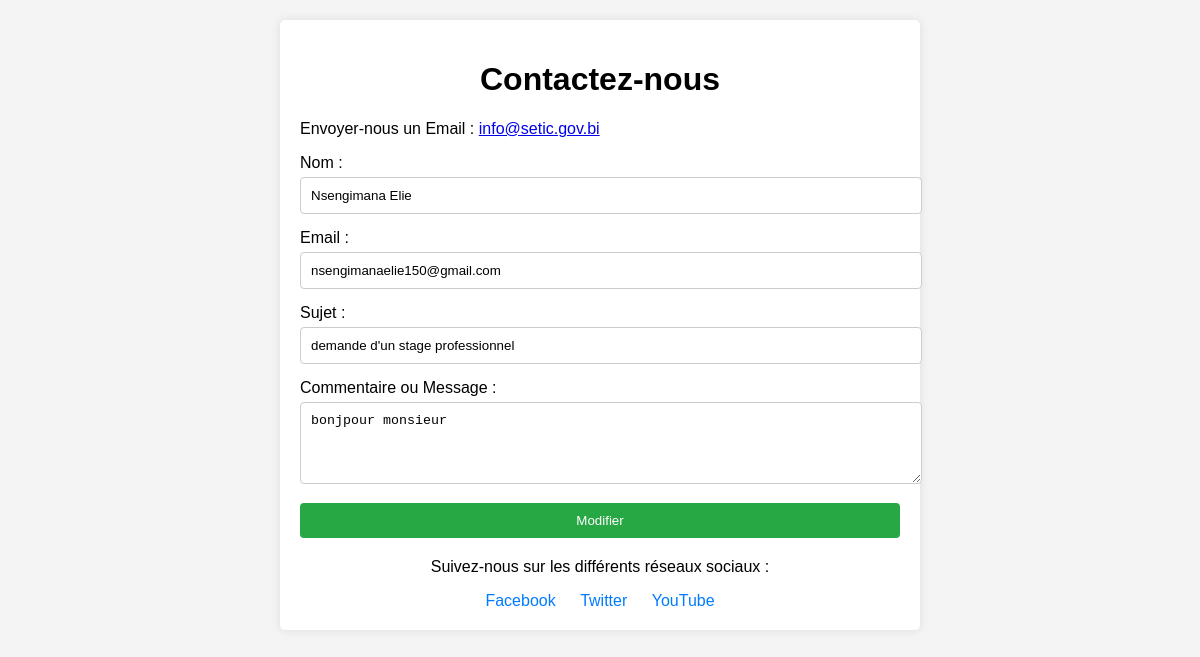
Page /modifie_contact.php?mod=2 on the committed database.
### tables this page shows
CREATE TABLE `contacts` (
  `id_contact` int(11) NOT NULL,
  `name` varchar(255) NOT NULL,
  `email` varchar(255) NOT NULL,
  `subject` varchar(255) DEFAULT NULL,
  `message` text NOT NULL,
  `created_at` timestamp NOT NULL DEFAULT current_timestamp()
);

### modifie_contact.php (the view, shortened to what this page needs)
<?php
include "connexion.php";
$moddesti = null;
if (isset($_GET['mod'])) {
    $modifie = intval($_GET['mod']);
    $modification = $conn->prepare("SELECT * FROM contacts WHERE id_contact = :id_contact");
    $modification->bindParam(':id_contact', $modifie, PDO::PARAM_INT);
    $modification->execute();
    $moddesti = $modification->fetch(PDO::FETCH_ASSOC);
} else {
    echo "<script>alert('Aucune ID de contact spécifiée.');</script>";
}
?>
<!DOCTYPE html>
<html lang="fr">
<head>
</head>
<body>
<div class="container">
    <h1>Contactez-nous</h1>
    <p>Envoyer-nous un Email : <a href="mailto:info@setic.gov.bi">info@setic.gov.bi</a></p>
    <form method="POST" action="">
        <div class="form-group">
            <label for="name">Nom :</label>
            <input type="text" id="name" name="name" value="<?php echo htmlspecialchars($moddesti['name']); ?>" required>
        </div>
        <div class="form-group">
            <label for="email">Email :</label>
            <input type="email" id="email" name="email" value="<?php echo htmlspecialchars($moddesti['email']); ?>" required>
        </div>
        <div class="form-group">
            <label for="subject">Sujet :</label>
            <input type="text" id="subject" name="subject" value="<?php echo htmlspecialchars($moddesti['subject']); ?>">
        </div>
        <div class="form-group">
            <label for="message">Commentaire ou Message :</label>
            <textarea id="message" name="message" rows="4" required><?php echo htmlspecialchars($moddesti['message']); ?></textarea>
        </div>
        <button type="submit" name="Modifier">Modifier</button>
    </form>
    <div class="social-media">
        <p>Suivez-nous sur les différents réseaux sociaux :</p>
        <a href="https://www.facebook.com/profile.php?id=100067322347665">Facebook</a>
        <a href="https://x.com/seticburundi?t=99Cyw7Wc-d1OEHl95grdOw&s=09">Twitter</a>
        <a href="https://youtube.com/@seticburundi_officiel?si=KK-c21V8AxJqTQ6w">YouTube</a>
    </div>
</div>
</body>
</html>

### modifie_contact.php (style rules this page uses)
body { font-family: Arial, sans-serif; background-color: #f4f4f4; margin: 0; padding: 20px; }
.container { max-width: 600px; margin: auto; background: white; padding: 20px; border-radius: 5px; box-shadow: 0 0 10px rgba(0, 0, 0, 0.1); }
h1 { text-align: center; }
.form-group { margin-bottom: 15px; }
label { display: block; margin-bottom: 5px; }
input[type="text"], input[type="email"], textarea { width: 100%; padding: 10px; border: 1px solid #ccc; border-radius: 4px; }
button { background-color: #28a745; color: white; border: none; padding: 10px 15px; border-radius: 4px; cursor: pointer; width: 100%; }
.social-media { text-align: center; margin-top: 20px; }
.social-media a { margin: 0 10px; text-decoration: none; color: #007bff; }

### rows in the picture
contacts: name "Nsengimana Elie", email "nsengimanaelie150@gmail.com", subject "demande d'un stage professionnel", message "bonjpour monsieur"
